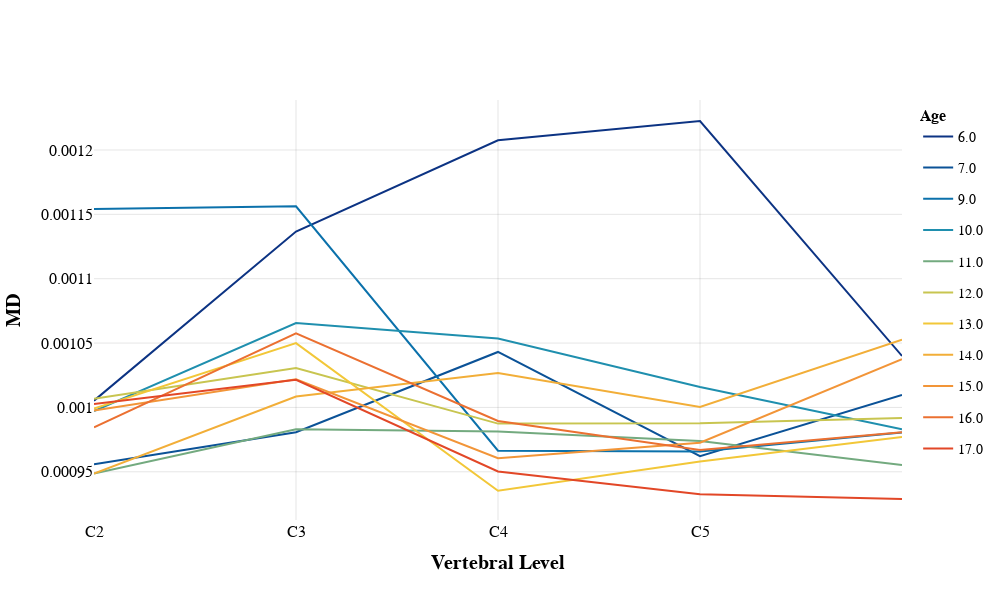

The notebook cell this image was saved under:
### Code cell
plot_morphometrics(DTI_df['MD'], 'MD')

### Figure 1 — Plotly figure (JSON) as saved in the notebook; plotly's stock layout.template omitted (floating-point values rounded to 4 significant figures)
{"data": [{"legendgroup": "Age 6.0", "line": {"color": "rgb(12, 51, 131)", "width": 2}, "marker": {"size": 6}, "mode": "lines", "name": "6.0", "type": "scatter", "x": [2, 3, 4, 5, 6], "y": [0.001005, 0.001137, 0.001208, 0.001223, 0.00104]}, {"legendgroup": "Age 7.0", "line": {"color": "rgb(11, 82, 151)", "width": 2}, "marker": {"size": 6}, "mode": "lines", "name": "7.0", "type": "scatter", "x": [2, 3, 4, 5, 6], "y": [0.0009559, 0.0009807, 0.001043, 0.0009621, 0.00101]}, {"legendgroup": "Age 9.0", "line": {"color": "rgb(11, 113, 171)", "width": 2}, "marker": {"size": 6}, "mode": "lines", "name": "9.0", "type": "scatter", "x": [2, 3, 4, 5, 6], "y": [0.001154, 0.001156, 0.0009664, 0.0009659, 0.0009805]}, {"legendgroup": "Age 10.0", "line": {"color": "rgb(31, 143, 174)", "width": 2}, "marker": {"size": 6}, "mode": "lines", "name": "10.0", "type": "scatter", "x": [2, 3, 4, 5, 6], "y": [0.0009971, 0.001066, 0.001053, 0.001016, 0.000983]}, {"legendgroup": "Age 11.0", "line": {"color": "rgb(115, 170, 127)", "width": 2}, "marker": {"size": 6}, "mode": "lines", "name": "11.0", "type": "scatter", "x": [2, 3, 4, 5, 6], "y": [0.0009486, 0.0009831, 0.0009812, 0.000974, 0.0009552]}, {"legendgroup": "Age 12.0", "line": {"color": "rgb(200, 197, 80)", "width": 2}, "marker": {"size": 6}, "mode": "lines", "name": "12.0", "type": "scatter", "x": [2, 3, 4, 5, 6], "y": [0.001007, 0.001031, 0.0009874, 0.0009877, 0.0009918]}, {"legendgroup": "Age 13.0", "line": {"color": "rgb(242, 199, 56)", "width": 2}, "marker": {"size": 6}, "mode": "lines", "name": "13.0", "type": "scatter", "x": [2, 3, 4, 5, 6], "y": [0.0009992, 0.00105, 0.0009353, 0.000958, 0.0009771]}, {"legendgroup": "Age 14.0", "line": {"color": "rgb(242, 174, 56)", "width": 2}, "marker": {"size": 6}, "mode": "lines", "name": "14.0", "type": "scatter", "x": [2, 3, 4, 5, 6], "y": [0.0009486, 0.001008, 0.001027, 0.001, 0.001053]}, {"legendgroup": "Age 15.0", "line": {"color": "rgb(242, 149, 56)", "width": 2}, "marker": {"size": 6}, "mode": "lines", "name": "15.0", "type": "scatter", "x": [2, 3, 4, 5, 6], "y": [0.0009977, 0.001022, 0.0009606, 0.0009726, 0.001037]}, {"legendgroup": "Age 16.0", "line": {"color": "rgb(235, 112, 49)", "width": 2}, "marker": {"size": 6}, "mode": "lines", "name": "16.0", "type": "scatter", "x": [2, 3, 4, 5, 6], "y": [0.0009845, 0.001058, 0.0009895, 0.000967, 0.0009808]}, {"legendgroup": "Age 17.0", "line": {"color": "rgb(226, 71, 39)", "width": 2}, "marker": {"size": 6}, "mode": "lines", "name": "17.0", "type": "scatter", "x": [2, 3, 4, 5, 6], "y": [0.001003, 0.001021, 0.0009503, 0.0009325, 0.0009289]}], "layout": {"height": 600, "legend": {"font": {"color": "black", "family": "Arial", "size": 14}, "title": {"font": {"color": "black", "family": "Arial", "size": 16, "weight": "bold"}, "text": "Age"}}, "title": {"text": " "}, "width": 1000, "xaxis": {"gridcolor": "rgba(0, 0, 0, 0.1)", "tickangle": 0, "tickcolor": "black", "tickfont": {"color": "black", "family": "Arial", "size": 16}, "tickmode": "array", "ticktext": ["C2", "C3", "C4", "C5"], "tickvals": [2, 3, 4, 5], "title": {"font": {"color": "black", "family": "Arial", "size": 20, "weight": "bold"}, "text": "Vertebral Level"}}, "yaxis": {"gridcolor": "rgba(0, 0, 0, 0.1)", "tickcolor": "black", "tickfont": {"color": "black", "family": "Arial", "size": 16}, "title": {"font": {"color": "black", "family": "Arial", "size": 20, "weight": "bold"}, "text": "MD"}}}}
